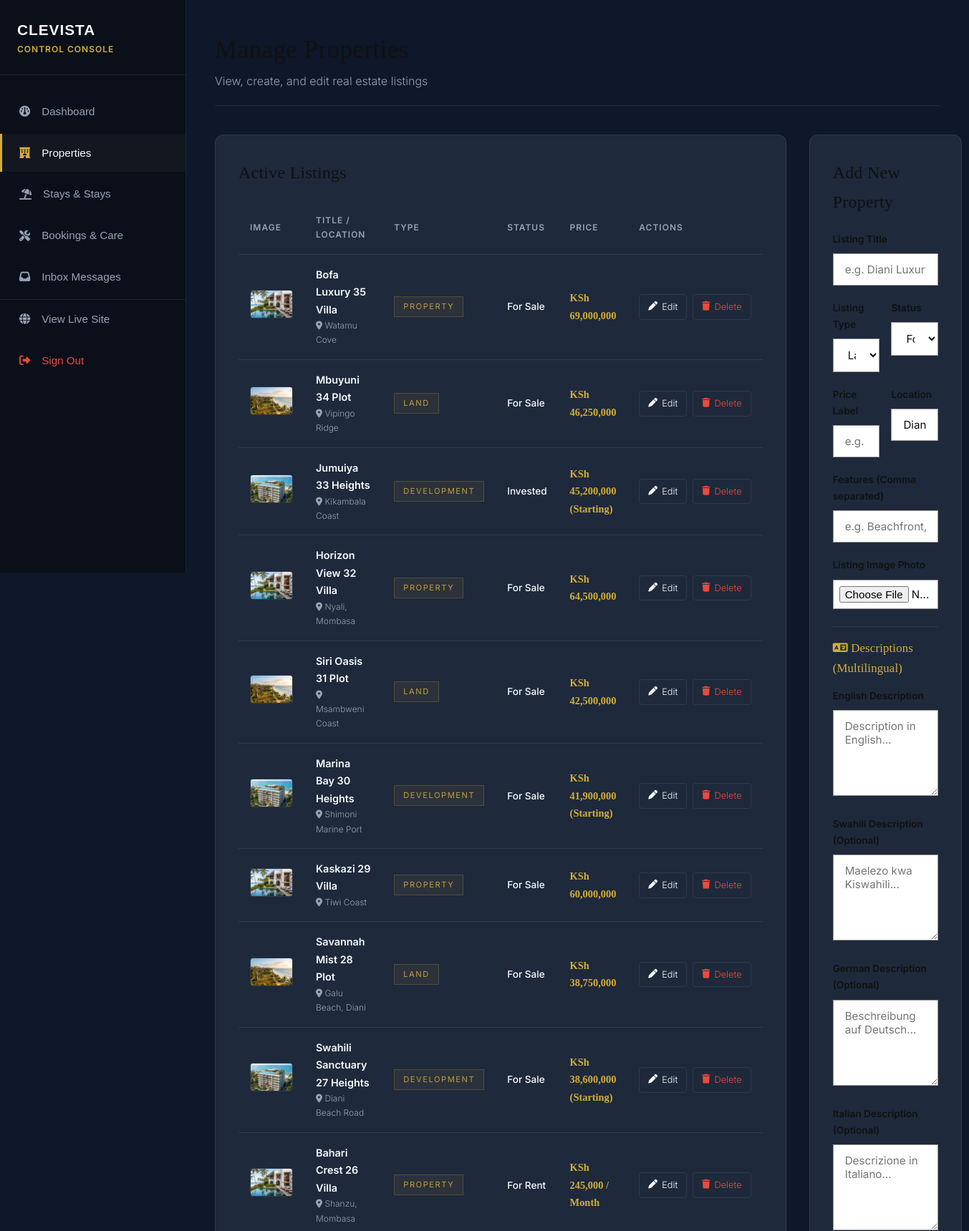
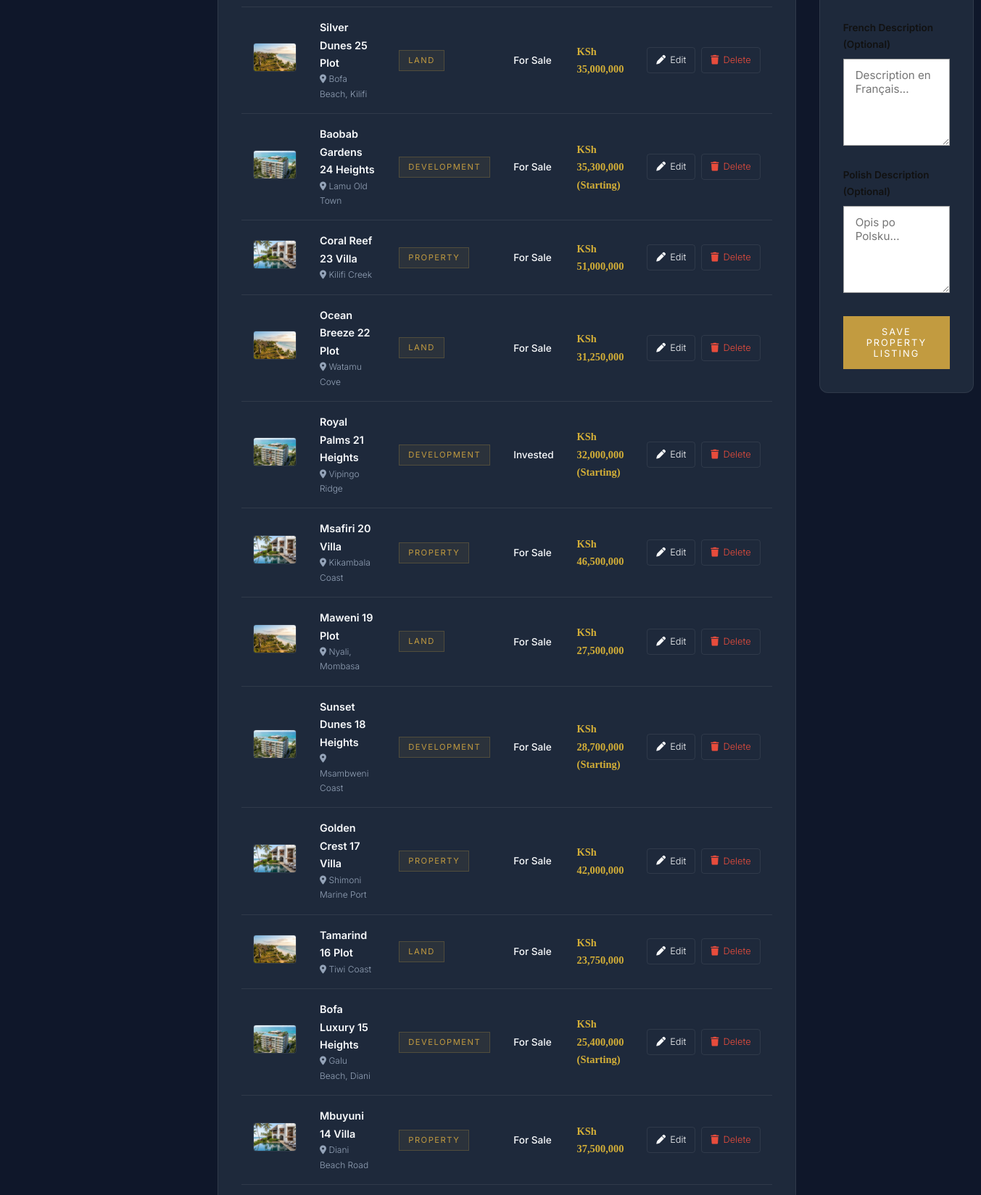
/admin/estates.php (signed in, upper part), run on the app's committed database (2 pictures, top to bottom).
### tables this page shows
CREATE TABLE `properties` (
  `id` int NOT NULL AUTO_INCREMENT,
  `title` varchar(255) NOT NULL,
  `type` enum('Land','Property','Development') NOT NULL,
  `status` enum('For Sale','For Rent','Invested') NOT NULL,
  `price` varchar(100) NOT NULL,
  `location` varchar(255) NOT NULL DEFAULT 'Diani',
  `description_en` text NOT NULL,
  `description_sw` text NOT NULL,
  `description_de` text NOT NULL,
  `description_it` text NOT NULL,
  `description_fr` text NOT NULL,
  `description_pl` text NOT NULL,
  `features` text NOT NULL,
  `image_url` varchar(255) DEFAULT NULL,
  `created_at` timestamp NULL DEFAULT CURRENT_TIMESTAMP,
  PRIMARY KEY (`id`)
);

### admin/estates.php (the view, shortened to what this page needs)
<?php
include_once __DIR__ . '/includes/header.php';
$edit_id = null;
$title = '';
$type = 'Land';
$status = 'For Sale';
$price = '';
$location = 'Diani';
$features = '';
$desc_en = '';
$desc_sw = '';
$desc_de = '';
$desc_it = '';
$desc_fr = '';
$desc_pl = '';
$properties = [];
try {
    $properties = $pdo->query("SELECT * FROM properties ORDER BY id DESC")->fetchAll();
} catch (PDOException $e) {
    $error_msg = "Could not fetch properties list: " . $e->getMessage();
}
?>
<div class="admin-header">
    <div>
        <h1>Manage Properties</h1>
        <p style="color: var(--admin-text-muted);">View, create, and edit real estate listings</p>
    </div>
</div>
<div class="admin-form-grid" style="grid-template-columns: 1.2fr 0.8fr; align-items: start; gap: 32px;">
    <div class="admin-card-panel" style="margin-bottom: 0;">
        <h2>Active Listings</h2>
        <div class="admin-table-container" style="margin-top: 20px;">
            <table class="admin-table">
                <thead>
                    <tr>
                        <th>Image</th>
                        <th>Title / Location</th>
                        <th>Type</th>
                        <th>Status</th>
                        <th>Price</th>
                        <th>Actions</th>
                    </tr>
                </thead>
                <tbody>
                    <?php if (empty($properties)): ?>
                        <tr>
                            <td colspan="6" style="text-align: center; color: var(--admin-text-muted);">No property listings found. Create your first property on the right!</td>
                        </tr>
                    <?php else: ?>
                        <?php foreach ($properties as $prop): ?>
                            <tr>
                                <td>
                                    <?php
                                    $img_src = 'https://images.unsplash.com/photo-1500382017468-9049fed747ef?auto=format&fit=crop&w=150&q=80';
                                    if (!empty($prop['image_url'])) {
                                        $img_src = '../uploads/' . $prop['image_url'];
                                    }
                                    ?>
                                    <img src="<?php echo $img_src; ?>" style="width: 60px; height: 40px; object-fit: cover; border-radius: 4px; border: 1px solid var(--admin-border);">
                                </td>
                                <td>
                                    <div style="font-weight: 600;"><?php echo htmlspecialchars($prop['title']); ?></div>
                                    <div style="font-size: 0.75rem; color: var(--admin-text-muted);"><i class="fa-solid fa-location-dot"></i> <?php echo htmlspecialchars($prop['location']); ?></div>
                                </td>
                                <td><span class="badge badge-gold" style="font-size: 0.7rem;"><?php echo $prop['type']; ?></span></td>
                                <td><span style="font-size: 0.85rem; font-weight:500;"><?php echo $prop['status']; ?></span></td>
                                <td style="font-family: 'Outfit'; font-weight:600; color: var(--admin-accent);"><?php echo htmlspecialchars($prop['price']); ?></td>
                                <td>
                                    <div class="action-buttons">
                                        <a href="estates.php?edit=<?php echo $prop['id']; ?>" class="action-btn"><i class="fa-solid fa-pen"></i> Edit</a>
                                        <a href="estates.php?delete=<?php echo $prop['id']; ?>" class="action-btn action-btn-danger" onclick="return confirm('Are you sure you want to delete this listing?');"><i class="fa-solid fa-trash"></i> Delete</a>
                                    </div>
                                </td>
                            </tr>
                        <?php endforeach; ?>
                    <?php endif; ?>
                </tbody>
            </table>
        </div>
    </div>
    <div class="admin-card-panel" style="margin-bottom: 0;">
        <h2><?php echo $edit_id ? 'Edit Property Listing' : 'Add New Property'; ?></h2>
        <form action="estates.php" method="POST" enctype="multipart/form-data" style="margin-top: 20px;">
            <div class="form-group">
                <label for="title">Listing Title</label>
                <input type="text" name="title" id="title" class="form-control" value="<?php echo htmlspecialchars($title); ?>" required placeholder="e.g. Diani Luxury Plot">
            </div>
            <div class="admin-form-grid" style="grid-template-columns: 1fr 1fr; gap: 16px;">
                <div class="form-group">
                    <label for="type">Listing Type</label>
                    <select name="type" id="type" class="form-control" required>
                        <option value="Land" <?php echo ($type == 'Land') ? 'selected' : ''; ?>>Land / Plot</option>
                    </select>
                </div>
                <div class="form-group">
                    <label for="status">Status</label>
                    <select name="status" id="status" class="form-control" required>
                        <option value="For Sale" <?php echo ($status == 'For Sale') ? 'selected' : ''; ?>>For Sale</option>
                    </select>
                </div>
            </div>
            <div class="admin-form-grid" style="grid-template-columns: 1fr 1fr; gap: 16px;">
                <div class="form-group">
                    <label for="price">Price Label</label>
                    <input type="text" name="price" id="price" class="form-control" value="<?php echo htmlspecialchars($price); ?>" required placeholder="e.g. KSh 12,000,000">
                </div>
                <div class="form-group">
                    <label for="location">Location</label>
                    <input type="text" name="location" id="location" class="form-control" value="<?php echo htmlspecialchars($location); ?>" required placeholder="e.g. Diani Beach">
                </div>
            </div>
            <div class="form-group">
                <label for="features">Features (Comma separated)</label>
                <input type="text" name="features" id="features" class="form-control" value="<?php echo htmlspecialchars($features); ?>" placeholder="e.g. Beachfront, Ocean View, Gated">
            </div>
            <div class="form-group">
                <label for="property_image">Listing Image Photo</label>
                <input type="file" name="property_image" id="property_image" class="form-control" style="padding: 8px;">
            </div>
            <div style="margin-top: 24px; border-top: 1px solid var(--admin-border); padding-top: 16px;">
                <h3 style="font-size: 1.05rem; margin-bottom: 12px; color: var(--admin-accent);"><i class="fa-solid fa-language"></i> Descriptions (Multilingual)</h3>
                <div class="form-group">
                    <label for="desc_en">English Description</label>
                    <textarea name="desc_en" id="desc_en" class="form-control" required placeholder="Description in English..."><?php echo htmlspecialchars($desc_en); ?></textarea>
                </div>
                <div class="form-group">
                    <label for="desc_sw">Swahili Description (Optional)</label>
                    <textarea name="desc_sw" id="desc_sw" class="form-control" placeholder="Maelezo kwa Kiswahili..."><?php echo htmlspecialchars($desc_sw); ?></textarea>
                </div>
                <div class="form-group">
                    <label for="desc_de">German Description (Optional)</label>
                    <textarea name="desc_de" id="desc_de" class="form-control" placeholder="Beschreibung auf Deutsch..."><?php echo htmlspecialchars($desc_de); ?></textarea>
                </div>
                <div class="form-group">
                    <label for="desc_it">Italian Description (Optional)</label>
                    <textarea name="desc_it" id="desc_it" class="form-control" placeholder="Descrizione in Italiano..."><?php echo htmlspecialchars($desc_it); ?></textarea>
                </div>
                <div class="form-group">
                    <label for="desc_fr">French Description (Optional)</label>
                    <textarea name="desc_fr" id="desc_fr" class="form-control" placeholder="Description en Français..."><?php echo htmlspecialchars($desc_fr); ?></textarea>
                </div>
                <div class="form-group">
                    <label for="desc_pl">Polish Description (Optional)</label>
                    <textarea name="desc_pl" id="desc_pl" class="form-control" placeholder="Opis po Polsku..."><?php echo htmlspecialchars($desc_pl); ?></textarea>
                </div>
            </div>
            <div style="display: flex; gap: 12px; margin-top: 24px;">
                <button type="submit" name="save_property" class="btn btn-primary" style="flex-grow:1;">Save Property Listing</button>
            </div>
        </form>
    </div>
</div>
</main>
</body>
</html>

### css/style.css (style rules this page uses)
:root { --sir-blue: #002349; --sir-blue-rgb: 0, 35, 73; --sir-gold: #C29B40; --sir-gold-hover: #D5B15D; --sir-text-grey: #666666; --sir-accent-grey: #999999; --bg-white: #FFFFFF; --bg-light: #F7F9FB; --bg-dark: #002349; --bg-slate: #0C1324; --bg-topbar: #081524; --text-primary: #111111; --text-secondary: #444444; --text-muted: #666666; --text-light: #F3F4F6; --text-white: #FFFFFF; --border-light: rgba(0, 35, 73, 0.08); --border-gold: rgba(194, 155, 64, 0.25); --radius-sm: 0px; --radius-md: 0px; --transition: all 0.4s cubic-bezier(0.25, 0.8, 0.25, 1); --shadow-sm: 0 2px 8px rgba(0, 0, 0, 0.04); --shadow-lg: 0 20px 40px rgba(0, 35, 73, 0.12); }
*, *::before, *::after { box-sizing: border-box; margin: 0; padding: 0; }
html { scroll-behavior: smooth; font-size: 16px; }
body { font-family: 'Inter', sans-serif; background-color: var(--bg-white); color: var(--text-secondary); line-height: 1.7; overflow-x: hidden; font-weight: 300; transition: opacity 0.2s ease-in-out; }
h1, h2, h3, h4, h5, h6 { font-family: 'Playfair Display', serif; color: var(--text-primary); font-weight: 400; letter-spacing: 0.01em; }
p { color: var(--text-muted); font-weight: 300; }
a { text-decoration: none; color: inherit; transition: var(--transition); }
.btn { display: inline-flex; align-items: center; justify-content: center; gap: 8px; padding: 14px 32px; border-radius: var(--radius-sm); font-family: 'Inter', sans-serif; font-weight: 400; font-size: 0.8rem; text-transform: uppercase; letter-spacing: 2px; cursor: pointer; transition: var(--transition); border: none; }
.btn-primary { background-color: var(--sir-gold); color: var(--text-white); }
.badge { display: inline-block; padding: 4px 12px; font-size: 0.65rem; font-weight: 400; text-transform: uppercase; border-radius: var(--radius-sm); letter-spacing: 1.5px; font-family: 'Inter', sans-serif; }
.badge-gold { background-color: rgba(194, 155, 64, 0.08); color: var(--sir-gold); border: 1px solid var(--border-gold); }
.form-group { margin-bottom: 20px; }
.form-group label { display: block; font-size: 0.85rem; font-weight: 600; margin-bottom: 8px; color: var(--text-primary); font-family: 'Inter', sans-serif; }
.form-control { width: 100%; background: var(--bg-white); border: 1px solid var(--sir-accent-grey); padding: 12px 16px; border-radius: var(--radius-sm); color: var(--text-primary); font-family: 'Inter', sans-serif; font-size: 0.95rem; transition: var(--transition); }
textarea.form-control { min-height: 120px; resize: vertical; }

### css/admin.css (style rules this page uses)
:root { --admin-bg: #0F172A; --admin-sidebar: #0B0F19; --admin-card: #1E293B; --admin-border: rgba(255, 255, 255, 0.08); --admin-text-light: #F8FAFC; --admin-text-muted: #94A3B8; --admin-accent: #D4AF37; --admin-accent-teal: #148F77; --status-pending: #F1C40F; --status-confirmed: #2ECC71; --status-completed: #3498DB; --status-cancelled: #E74C3C; }
body.admin-body { background-color: var(--admin-bg); color: var(--admin-text-light); font-family: 'Inter', sans-serif; margin: 0; padding: 0; display: flex; min-height: 100vh; }
.admin-header { display: flex; justify-content: space-between; align-items: center; margin-bottom: 40px; border-bottom: 1px solid var(--admin-border); padding-bottom: 20px; }
.admin-header h1 { font-size: 2.2rem; margin: 0; }
.admin-card-panel { background-color: var(--admin-card); border: 1px solid var(--admin-border); border-radius: 12px; padding: 32px; margin-bottom: 40px; }
.admin-table-container { overflow-x: auto; }
.admin-table { width: 100%; border-collapse: collapse; text-align: left; font-size: 0.9rem; }
.admin-table th { padding: 16px; border-bottom: 1px solid var(--admin-border); color: var(--admin-text-muted); font-weight: 600; text-transform: uppercase; font-size: 0.75rem; letter-spacing: 1px; }
.admin-table td { padding: 16px; border-bottom: 1px solid var(--admin-border); color: var(--admin-text-light); }
.action-buttons { display: flex; gap: 8px; }
.action-btn { padding: 6px 12px; font-size: 0.8rem; border-radius: 4px; border: 1px solid var(--admin-border); background: transparent; color: var(--admin-text-light); cursor: pointer; display: inline-flex; align-items: center; gap: 6px; transition: all 0.3s ease; }
.action-btn-danger { color: var(--status-cancelled); }
.admin-form-grid { display: grid; grid-template-columns: repeat(2, 1fr); gap: 24px; }

### data on the page
properties: image_url (picture), title "Bofa Luxury 35 Villa", location "Watamu Cove", type "PROPERTY", status "For Sale", price "KSh 69,000,000"
properties: image_url (picture), title "Mbuyuni 34 Plot", location "Vipingo Ridge", type "LAND", status "For Sale", price "KSh 46,250,000"
properties: image_url (picture), title "Jumuiya 33 Heights", location "Kikambala Coast", type "DEVELOPMENT", status "Invested", price "KSh 45,200,000 (Starting)"
properties: image_url (picture), title "Horizon View 32 Villa", location "Nyali, Mombasa", type "PROPERTY", status "For Sale", price "KSh 64,500,000"
properties: image_url (picture), title "Siri Oasis 31 Plot", location "Msambweni Coast", type "LAND", status "For Sale", price "KSh 42,500,000"
properties: image_url (picture), title "Marina Bay 30 Heights", location "Shimoni Marine Port", type "DEVELOPMENT", status "For Sale", price "KSh 41,900,000 (Starting)"
properties: image_url (picture), title "Kaskazi 29 Villa", location "Tiwi Coast", type "PROPERTY", status "For Sale", price "KSh 60,000,000"
properties: image_url (picture), title "Savannah Mist 28 Plot", location "Galu Beach, Diani", type "LAND", status "For Sale", price "KSh 38,750,000"
properties: image_url (picture), title "Swahili Sanctuary 27 Heights", location "Diani Beach Road", type "DEVELOPMENT", status "For Sale", price "KSh 38,600,000 (Starting)"
properties: image_url (picture), title "Bahari Crest 26 Villa", location "Shanzu, Mombasa", type "PROPERTY", status "For Rent", price "KSh 245,000 / Month"
properties: image_url (picture), title "Silver Dunes 25 Plot", location "Bofa Beach, Kilifi", type "LAND", status "For Sale", price "KSh 35,000,000"
properties: image_url (picture), title "Baobab Gardens 24 Heights", location "Lamu Old Town", type "DEVELOPMENT", status "For Sale", price "KSh 35,300,000 (Starting)"
properties: image_url (picture), title "Coral Reef 23 Villa", location "Kilifi Creek", type "PROPERTY", status "For Sale", price "KSh 51,000,000"
properties: image_url (picture), title "Ocean Breeze 22 Plot", location "Watamu Cove", type "LAND", status "For Sale", price "KSh 31,250,000"
properties: image_url (picture), title "Royal Palms 21 Heights", location "Vipingo Ridge", type "DEVELOPMENT", status "Invested", price "KSh 32,000,000 (Starting)"
properties: image_url (picture), title "Msafiri 20 Villa", location "Kikambala Coast", type "PROPERTY", status "For Sale", price "KSh 46,500,000"
properties: image_url (picture), title "Maweni 19 Plot", location "Nyali, Mombasa", type "LAND", status "For Sale", price "KSh 27,500,000"
properties: image_url (picture), title "Sunset Dunes 18 Heights", location "Msambweni Coast", type "DEVELOPMENT", status "For Sale", price "KSh 28,700,000 (Starting)"
properties: image_url (picture), title "Golden Crest 17 Villa", location "Shimoni Marine Port", type "PROPERTY", status "For Sale", price "KSh 42,000,000"
properties: image_url (picture), title "Tamarind 16 Plot", location "Tiwi Coast", type "LAND", status "For Sale", price "KSh 23,750,000"
properties: image_url (picture), title "Bofa Luxury 15 Heights", location "Galu Beach, Diani", type "DEVELOPMENT", status "For Sale", price "KSh 25,400,000 (Starting)"
properties: image_url (picture), title "Mbuyuni 14 Villa", location "Diani Beach Road", type "PROPERTY", status "For Sale", price "KSh 37,500,000"
